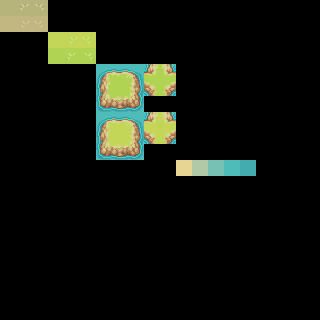

A level layout from a 2D game, rendered from its tile map. Below: a short description, then the map file with its tile-grid data intact:
An orthogonal 20x20 tile map with 16x16 px tiles, 1 tile layer (Tile Layer 1), 4 tilesets.

<map version="1.10" tiledversion="1.11.2" orientation="orthogonal" renderorder="right-up" width="20" height="20" tilewidth="16" tileheight="16" infinite="0" nextlayerid="2" nextobjectid="1">
 <tileset firstgid="1" source="dirt.tsx" />
 <tileset firstgid="7" source="grass.tsx" />
 <tileset firstgid="13" source="shore.tsx" />
 <tileset firstgid="43" source="water.tsx" />
 <layer id="1" name="Tile Layer 1" width="20" height="20">
  <data encoding="csv">
1,2,3,0,0,0,0,0,0,0,0,0,0,0,0,0,0,0,0,0,
4,5,6,0,0,0,0,0,0,0,0,0,0,0,0,0,0,0,0,0,
0,0,0,7,8,9,0,0,0,0,0,0,0,0,0,0,0,0,0,0,
0,0,0,10,11,12,0,0,0,0,0,0,0,0,0,0,0,0,0,0,
0,0,0,0,0,0,13,14,15,16,17,0,0,0,0,0,0,0,0,0,
0,0,0,0,0,0,18,19,20,21,22,0,0,0,0,0,0,0,0,0,
0,0,0,0,0,0,23,24,25,26,27,0,0,0,0,0,0,0,0,0,
0,0,0,0,0,0,28,29,30,31,32,0,0,0,0,0,0,0,0,0,
0,0,0,0,0,0,33,34,35,36,37,0,0,0,0,0,0,0,0,0,
0,0,0,0,0,0,38,39,40,41,42,0,0,0,0,0,0,0,0,0,
0,0,0,0,0,0,0,0,0,0,0,43,44,45,46,47,0,0,0,0,
0,0,0,0,0,0,0,0,0,0,0,0,0,0,0,0,0,0,0,0,
0,0,0,0,0,0,0,0,0,0,0,0,0,0,0,0,0,0,0,0,
0,0,0,0,0,0,0,0,0,0,0,0,0,0,0,0,0,0,0,0,
0,0,0,0,0,0,0,0,0,0,0,0,0,0,0,0,0,0,0,0,
0,0,0,0,0,0,0,0,0,0,0,0,0,0,0,0,0,0,0,0,
0,0,0,0,0,0,0,0,0,0,0,0,0,0,0,0,0,0,0,0,
0,0,0,0,0,0,0,0,0,0,0,0,0,0,0,0,0,0,0,0,
0,0,0,0,0,0,0,0,0,0,0,0,0,0,0,0,0,0,0,0,
0,0,0,0,0,0,0,0,0,0,0,0,0,0,0,0,0,0,0,0
</data>
 </layer>
</map>
